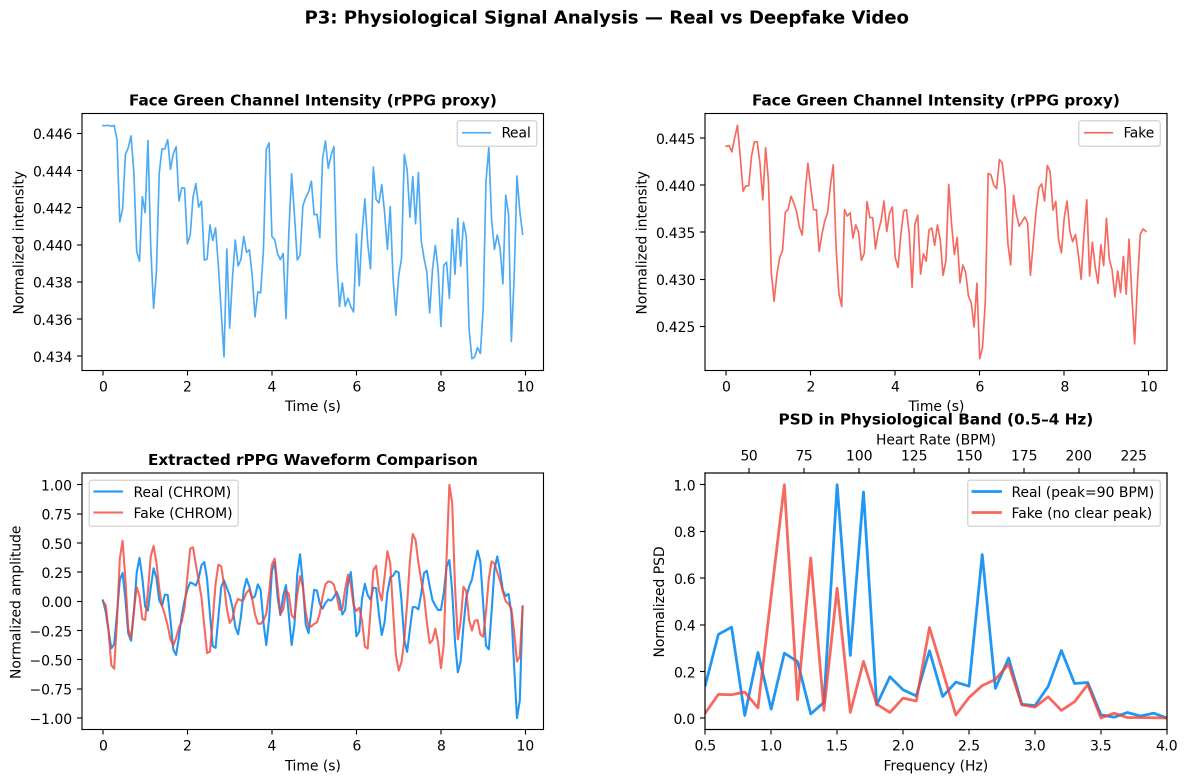
#> input picture p3_physio/figures/fig1_rppg_comparison.png, 2375 x 1566 px (shown at 1/2 size)
$ python plot_rppg_comparison.py --real_video ../figures/fig1_rppg_comparison.png --fake_video ../figures/fig1_rppg_comparison.png
#> lines starting #> are read from the running program, lines starting #| are printed output that depends on the picture
### p3_physio/w1_setup/extract_rppg.py
"""
W1: Batch rPPG (remote photoplethysmography) extraction.

Extracts pulse signals from face videos using CHROM and POS methods.
Outputs per-video: pulse waveform, estimated BPM, SNR, and FFT spectrum.
Results cached to disk (HDF5) to avoid recomputation.

Usage:
    python extract_rppg.py --video_dir /data/FF++/original/c23/videos \
                           --label real \
                           --out_dir ./logs/signal_cache \
                           --max_videos 100

    python extract_rppg.py --video_dir /data/FF++/Deepfakes/c23/videos \
                           --label fake \
                           --out_dir ./logs/signal_cache \
                           --max_videos 100
"""

import argparse
import json
import os
import warnings
from pathlib import Path

import cv2
import numpy as np
import pandas as pd
from scipy import signal as scipy_signal
from scipy.fft import rfft, rfftfreq
from tqdm import tqdm

warnings.filterwarnings("ignore")

# ─── MediaPipe compatibility shim ─────────────────────────────────────────────
# Priority: mp_legacy (solutions API, mp<=0.10.3) → mp_tasks (Tasks API, mp>=0.10)
#           → opencv (Haar cascade fallback, last resort)

_FACE_BACKEND = None      # "mp_legacy" | "mp_tasks" | "opencv"
_mp_face_mesh_cls = None  # used by mp_legacy
_mp_landmarker_opts = None  # used by mp_tasks


def _init_face_backend():
    global _FACE_BACKEND, _mp_face_mesh_cls, _mp_landmarker_opts

    # 1) Try legacy solutions API (mediapipe <= 0.10.3)
    try:
        import mediapipe as mp
        _ = mp.solutions.face_mesh.FaceMesh  # raises AttributeError on new API
        _mp_face_mesh_cls = mp.solutions.face_mesh
        _FACE_BACKEND = "mp_legacy"
        print("[FaceBackend] MediaPipe legacy solutions API")
        return
    except Exception:
        pass

    # 2) Try new Tasks API (mediapipe >= 0.10 on Kaggle/Colab)
    try:
        import mediapipe as mp
        from mediapipe.tasks import python as mp_python
        from mediapipe.tasks.python.vision import FaceLandmarker, FaceLandmarkerOptions, RunningMode

        import urllib.request, os, tempfile
        model_path = os.path.join(tempfile.gettempdir(), "face_landmarker.task")
        if not os.path.exists(model_path):
            print("[FaceBackend] Downloading MediaPipe face_landmarker.task model (~3MB)...")
            urllib.request.urlretrieve(
                "https://storage.googleapis.com/mediapipe-models/face_landmarker/face_landmarker/float16/1/face_landmarker.task",
                model_path,
            )

        base_opts = mp_python.BaseOptions(model_asset_path=model_path)
        _mp_landmarker_opts = FaceLandmarkerOptions(
            base_options=base_opts,
            running_mode=RunningMode.IMAGE,
            num_faces=1,
            min_face_detection_confidence=0.5,
            min_face_presence_confidence=0.5,
            min_tracking_confidence=0.5,
        )
        _FACE_BACKEND = "mp_tasks"
        print("[FaceBackend] MediaPipe Tasks API (FaceLandmarker)")
        return
    except Exception as e:
        print(f"[FaceBackend] MediaPipe Tasks unavailable ({e}) — falling back to OpenCV Haar cascade")

    # 3) Last resort: OpenCV Haar cascade
    _FACE_BACKEND = "opencv"
    print("[FaceBackend] Using OpenCV Haar cascade")


_init_face_backend()

# Landmark sub-region indices — valid for both mp_legacy (468 lms) and mp_tasks (478 lms)
FOREHEAD_IDS    = [10, 338, 297, 332, 284, 251, 389, 356, 454, 323, 361, 288,
                   397, 365, 379, 378, 400, 377, 152, 148, 176, 149, 150, 136,
                   172, 58, 132, 93, 234, 127, 162, 21, 54, 103, 67, 109]
LEFT_CHEEK_IDS  = [116, 123, 147, 213, 192, 214, 210, 211, 32, 208, 199,
                   428, 262, 369, 395, 394, 379, 365, 397, 288, 361, 323]
RIGHT_CHEEK_IDS = [345, 352, 376, 433, 416, 434, 430, 431, 262, 428, 423,
                   204, 32, 140, 166, 165, 150, 136, 172, 58, 132, 93]


# [382 lines left out: functions _detect_face_opencv, _face_bbox_sub_rois, _crop_mean, get_face_roi_signals, chrom_method, pos_method and 5 more, not called in this run]


# [3 lines that do not run on import are left out]

### p3_physio/w9_viz/plot_rppg_comparison.py
"""
W9: Publication-quality figure — rPPG waveform & spectrum comparison (real vs fake).

Produces Figure 1 for paper: side-by-side showing:
  - Top: skin pixel intensity time series (real vs fake)
  - Bottom: FFT power spectrum in physiological frequency band

Usage:
    python w9_viz/plot_rppg_comparison.py \
        --real_video /data/FF++/original/c23/videos/000.mp4 \
        --fake_video /data/FF++/Deepfakes/c23/videos/000.mp4 \
        --out_dir ./figures
"""

import argparse
import sys
from pathlib import Path

import cv2
import matplotlib.pyplot as plt
import matplotlib.gridspec as gridspec
import numpy as np
from scipy.fft import rfft, rfftfreq
from scipy import signal as scipy_signal

sys.path.insert(0, str(Path(__file__).parent.parent))
from w1_setup.extract_rppg import get_face_roi_signals, chrom_method, pos_method


def load_frames(video_path, n_frames=150, fps_target=15.0):
    """Load frames from either a video file (mp4/avi) or a directory of images."""
#> called with video_path = '../figures/fig1_rppg_comparison.png', n_frames = 150, fps_target = 15
    p = Path(video_path)
    frames = []

    if p.is_dir():
        # Directory of pre-extracted frames (common on Kaggle FF++ processed sets)
        exts = ("*.jpg", "*.jpeg", "*.png", "*.bmp")
        files = []
        for e in exts:
            files.extend(sorted(p.glob(e)))
        if not files:
            # Try one level deeper
            for e in exts:
                files.extend(sorted(p.glob(f"*/{e}")))
        files = sorted(files)[:n_frames]
        if not files:
            raise RuntimeError(f"No image frames found in directory: {video_path}")
        for fp in files:
            img = cv2.imread(str(fp))
            if img is None:
                continue
            img = cv2.cvtColor(img, cv2.COLOR_BGR2RGB)
            img = cv2.resize(img, (224, 224))
            frames.append(img.astype(np.float32) / 255.0)
    else:
        if not p.exists():
            raise FileNotFoundError(f"Video path does not exist: {video_path}")
        cap = cv2.VideoCapture(str(video_path))
        if not cap.isOpened():
            cap.release()
            raise RuntimeError(
                f"OpenCV could not open: {video_path}\n"
                f"  Hint: On Kaggle, FF++ 'processed' datasets usually contain\n"
                f"        pre-extracted frame folders (not .mp4). Pass the folder\n"
                f"        path directly (e.g. .../videos/000/) instead of an .mp4."
            )
        orig_fps = cap.get(cv2.CAP_PROP_FPS) or 30.0
        step = max(1, round(orig_fps / fps_target))
        idx = 0
        while len(frames) < n_frames:
            ret, f = cap.read()
#> f is the input picture: shape (1566, 2375, 3); mean B, G, R 244.9, 243.4, 243.8
            if not ret:
                break
            if idx % step == 0:
                f = cv2.cvtColor(f, cv2.COLOR_BGR2RGB)
                f = cv2.resize(f, (224, 224))
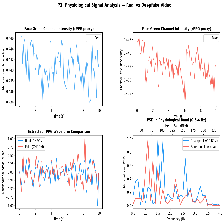
#> f: shape (224, 224, 3); mean R, G, B 242.6, 242.1, 243.6
                frames.append(f.astype(np.float32) / 255.0)
            idx += 1
        cap.release()
        if not frames:
            raise RuntimeError(
                f"Opened {video_path} but read 0 frames. "
                f"Codec may be unsupported; try extracting frames first or "
                f"pass a frame-folder path."
            )
    return np.stack(frames)


def get_pulse(frames, fps=15.0):
    roi = get_face_roi_signals(frames, fps)
    combined = (roi["forehead_rgb"] * 0.4 + roi["left_cheek_rgb"] * 0.3 + roi["right_cheek_rgb"] * 0.3)
    pulse = chrom_method(combined, fps)
    return pulse, combined[:, 1]  # pulse waveform + green channel (rPPG proxy)


def plot_comparison(real_video, fake_video, out_dir, fps=15.0):
    out_dir = Path(out_dir)
    out_dir.mkdir(parents=True, exist_ok=True)

    print("Loading real video...")
    real_frames = load_frames(real_video, 150, fps)
    print("Loading fake video...")
    fake_frames = load_frames(fake_video, 150, fps)

    real_pulse, real_green = get_pulse(real_frames, fps)
    fake_pulse, fake_green = get_pulse(fake_frames, fps)

    T = min(len(real_pulse), len(fake_pulse), 150)
    time_axis = np.arange(T) / fps

    # FFT
    freqs = rfftfreq(T, d=1.0 / fps)
    real_psd = np.abs(rfft(real_pulse[:T])) ** 2
    fake_psd = np.abs(rfft(fake_pulse[:T])) ** 2
    band = (freqs >= 0.5) & (freqs <= 4.0)

    # ─── Figure ───────────────────────────────────────────────────────────────
    fig = plt.figure(figsize=(14, 8))
    gs = gridspec.GridSpec(2, 2, hspace=0.4, wspace=0.35)

    colors = {"real": "#2196F3", "fake": "#F44336"}

    # Top-left: Raw green channel (rPPG proxy signal)
    ax1 = fig.add_subplot(gs[0, 0])
    ax1.plot(time_axis, real_green[:T], color=colors["real"], lw=1.2, alpha=0.8, label="Real")
    ax1.set_title("Face Green Channel Intensity (rPPG proxy)", fontsize=11, fontweight="bold")
    ax1.set_xlabel("Time (s)")
    ax1.set_ylabel("Normalized intensity")
    ax1.legend()

    # Top-right: Fake green channel
    ax2 = fig.add_subplot(gs[0, 1])
    ax2.plot(time_axis, fake_green[:T], color=colors["fake"], lw=1.2, alpha=0.8, label="Fake")
    ax2.set_title("Face Green Channel Intensity (rPPG proxy)", fontsize=11, fontweight="bold")
    ax2.set_xlabel("Time (s)")
    ax2.set_ylabel("Normalized intensity")
    ax2.legend()

    # Bottom-left: rPPG waveforms comparison
    ax3 = fig.add_subplot(gs[1, 0])
    ax3.plot(time_axis, real_pulse[:T] / (np.abs(real_pulse[:T]).max() + 1e-8),
             color=colors["real"], lw=1.5, label="Real (CHROM)")
    ax3.plot(time_axis, fake_pulse[:T] / (np.abs(fake_pulse[:T]).max() + 1e-8),
             color=colors["fake"], lw=1.5, alpha=0.8, label="Fake (CHROM)")
    ax3.set_title("Extracted rPPG Waveform Comparison", fontsize=11, fontweight="bold")
    ax3.set_xlabel("Time (s)")
    ax3.set_ylabel("Normalized amplitude")
    ax3.legend()

    # Bottom-right: Power spectra
    ax4 = fig.add_subplot(gs[1, 1])
    ax4.plot(freqs[band], real_psd[band] / real_psd[band].max(),
             color=colors["real"], lw=2, label=f"Real (peak={freqs[band][real_psd[band].argmax()]*60:.0f} BPM)")
    ax4.plot(freqs[band], fake_psd[band] / (fake_psd[band].max() + 1e-8),
             color=colors["fake"], lw=2, alpha=0.8, label="Fake (no clear peak)")
    ax4.set_title("PSD in Physiological Band (0.5–4 Hz)", fontsize=11, fontweight="bold")
    ax4.set_xlabel("Frequency (Hz)")
    ax4.set_ylabel("Normalized PSD")
    ax4.set_xlim(0.5, 4.0)
    # Add BPM secondary x-axis labels
    ax4_top = ax4.twiny()
    ax4_top.set_xlim(0.5 * 60, 4.0 * 60)
    ax4_top.set_xlabel("Heart Rate (BPM)")
    ax4.legend()

    fig.suptitle(
        "P3: Physiological Signal Analysis — Real vs Deepfake Video",
        fontsize=13, fontweight="bold", y=1.01
    )

    out_png = out_dir / "fig1_rppg_comparison.png"
    out_pdf = out_dir / "fig1_rppg_comparison.pdf"
    plt.savefig(out_png, dpi=200, bbox_inches="tight")
    plt.savefig(out_pdf, bbox_inches="tight")
    plt.close()
    print(f"Saved: {out_png}")
    print(f"Saved: {out_pdf}")


def parse_args():
    p = argparse.ArgumentParser()
    p.add_argument("--real_video", required=True)
    p.add_argument("--fake_video", required=True)
    p.add_argument("--out_dir", default="./figures")
    p.add_argument("--fps", type=float, default=15.0)
    return p.parse_args()


if __name__ == "__main__":
    args = parse_args()
    plot_comparison(args.real_video, args.fake_video, args.out_dir, args.fps)
